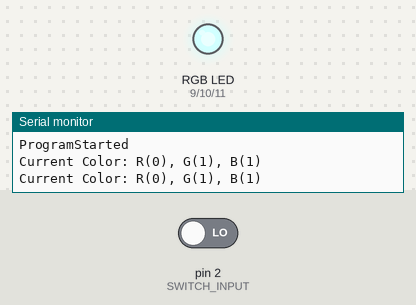
Bench run of a sketch on a simulated Arduino Uno, built with avr-gcc and run on an emulated ATmega328P. On the bench: an RGB LED mixed from three pins (HIGH = lit), the last lines printed to the serial monitor. Inputs (shaded band) come from the test bench; at power-on: pin 2 (SWITCH_INPUT) LOW.

Above: at 10.4 s.
10.5 s: pin 2 (SWITCH_INPUT) driven HIGH
At 14.3 s:
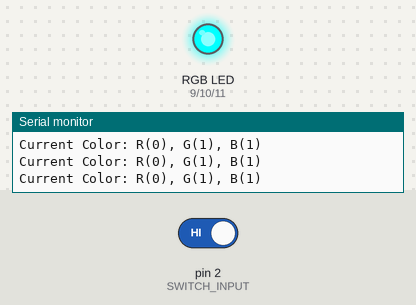
At 19.1 s:
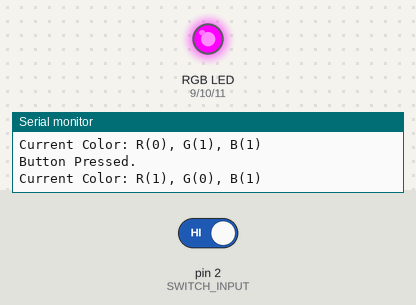
23.0 s: pin 2 (SWITCH_INPUT) driven LOW
At 24.0 s:
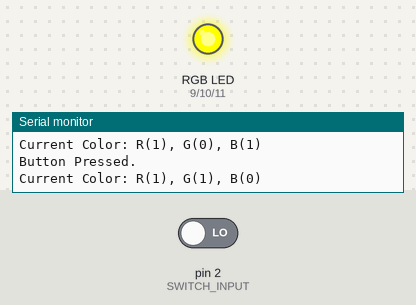
33.5 s: pin 2 (SWITCH_INPUT) driven HIGH
Timing chart, 0 to 51.1 s (numbered marks = the images above; inputs shaded):
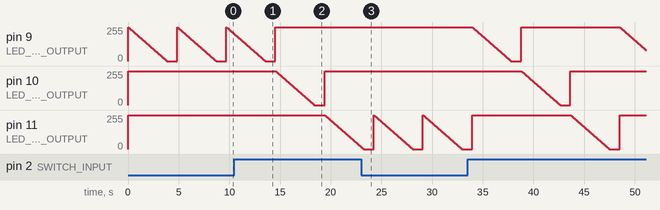

The sketch:

TurnOn3LightLED.ino
```cpp
/* Turn On LED */
#define SHOWLOG true

#define SWITCH_INPUT 2

#define LED_RED_OUTPUT 9
#define LED_GREEN_OUTPUT 10
#define LED_BLUE_OUTPUT 11

#define RED 0
#define GREEN 1
#define BLUE 2

#define ON 0
#define OFF 1

const int INPUT_DIGITAL_PINS[] = { SWITCH_INPUT };
const int OUTPUT_DIGITAL_PINS[] = { };

void setup() {
  if (SHOWLOG) {
    Serial.begin(9600);
  }

  SetDigitalPins();

  ShowLog("ProgramStarted");
}

bool isPressed = false;
int currentColor = RED;

void SetDigitalPins() {

  int inputPinsLength = sizeof(INPUT_DIGITAL_PINS) / sizeof(INPUT_DIGITAL_PINS[0]);
  SetDigitalPins(INPUT_DIGITAL_PINS, inputPinsLength, INPUT);

  int outputPinsLength = sizeof(OUTPUT_DIGITAL_PINS) / sizeof(OUTPUT_DIGITAL_PINS[0]);
  SetDigitalPins(OUTPUT_DIGITAL_PINS, outputPinsLength, OUTPUT);
}

void SetDigitalPins(int pins[], int pinsLength, const int mode) {

  for (int i = 0; i < pinsLength; i++) {
    pinMode(pins[i], mode);
  }
}

void loop() {

  ChangeSwitchButtonValue();

  ChangeLEDLight();

  delay(1000);
}

void ChangeSwitchButtonValue() {
  int inputValue = digitalRead(SWITCH_INPUT);


  if (inputValue && !isPressed) {
    isPressed = true;

    currentColor++;

    if (currentColor > BLUE) {
      currentColor = RED;
    }

    isPressed = false;

    ShowLog("Button Pressed.");
  }
}


void ChangeLEDLight() {

  int red = OFF, green = OFF, blue = OFF;

  switch (currentColor) {
    case RED: red = ON; break;
    case GREEN: green = ON; break;
    case BLUE: blue = ON; break;
  }

  //TurnOnLight(red, green, blue);
  TurnOnLightGradually(red, green, blue);

  ShowLog("Current Color: R(" + String(red) + "), G(" + String(green) + "), B(" + String(blue) + ")");
}

void TurnOnLight(int red, int green, int blue) {
  analogWrite(LED_RED_OUTPUT, red);
  analogWrite(LED_GREEN_OUTPUT, green);
  analogWrite(LED_BLUE_OUTPUT, blue);
}


void TurnOnLightGradually(int red, int green, int blue) {

  int redVal = 255, greenVal = 255, blueVal = 255;
  for (int i = 255; i >= 0; i--) {

    if(red == ON){
      redVal = i;
    } else if(green == ON){
      greenVal = i;
    } else if(blue == ON){
      blueVal = i;
    }

    TurnOnLight(redVal, greenVal, blueVal);

    delay(15);
  }
}

void ShowLog(String message) {

  if (SHOWLOG == true) {
    Serial.println(message);
  }
}
```

Measured:
- after the input at 10.5 s, pin 9 (LED_RED_OUTPUT): goes on until 14.5 s, then stays 255/255; pin 11 (LED_BLUE_OUTPUT): moves from 255/255 to 16/255 over 3.6 s, starting after 8.9 s
- after the input at 23.0 s, pin 9 (LED_RED_OUTPUT): stops changing and stays 255/255; pin 10 (LED_GREEN_OUTPUT): stays 255/255 (without the input it goes to 254/255 after 6.1 s)
- by itself, pin 9 (LED_RED_OUTPUT): ramps from 255/255 to 0/255 and jumps back, once every 4.8 s
